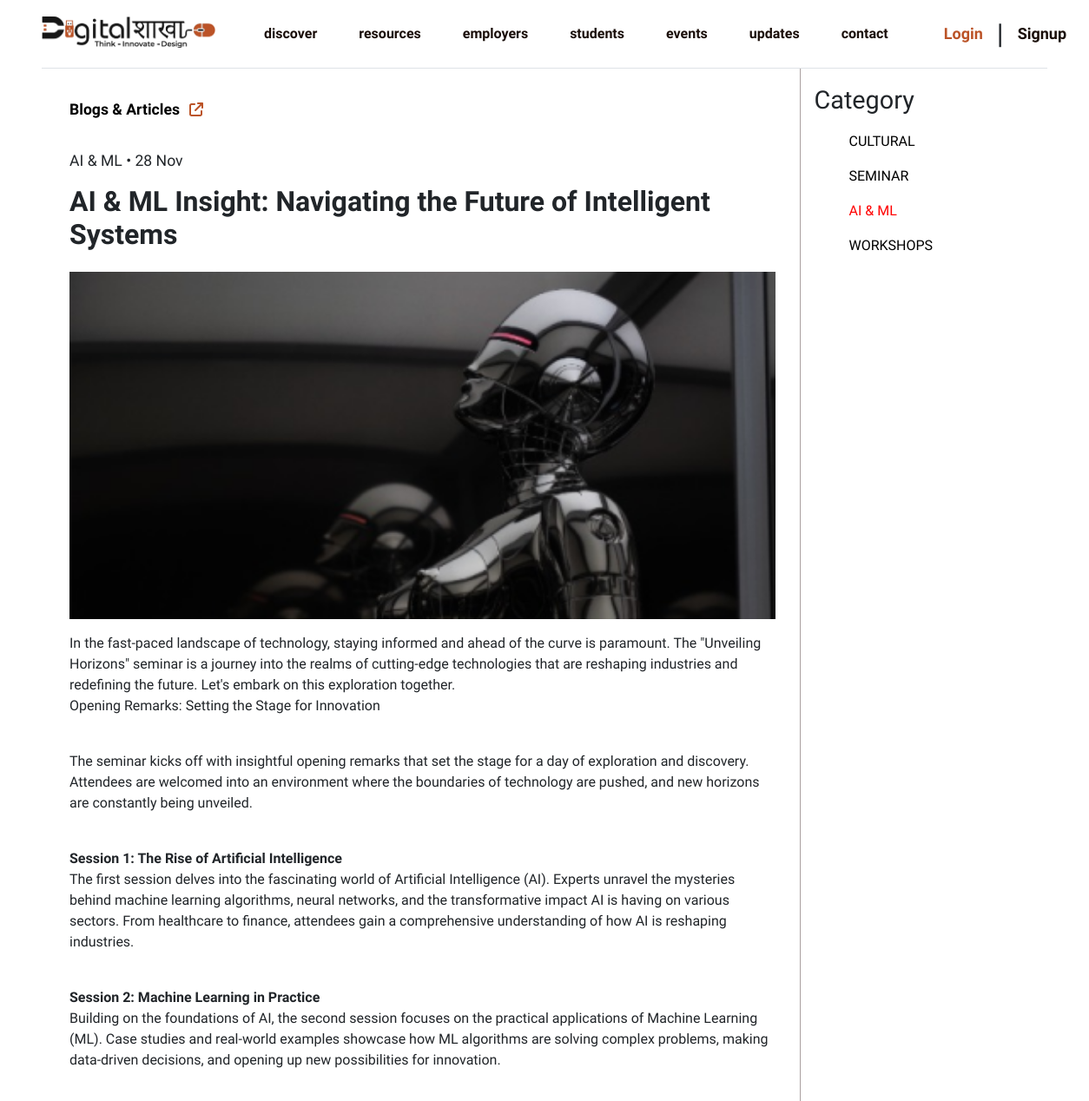
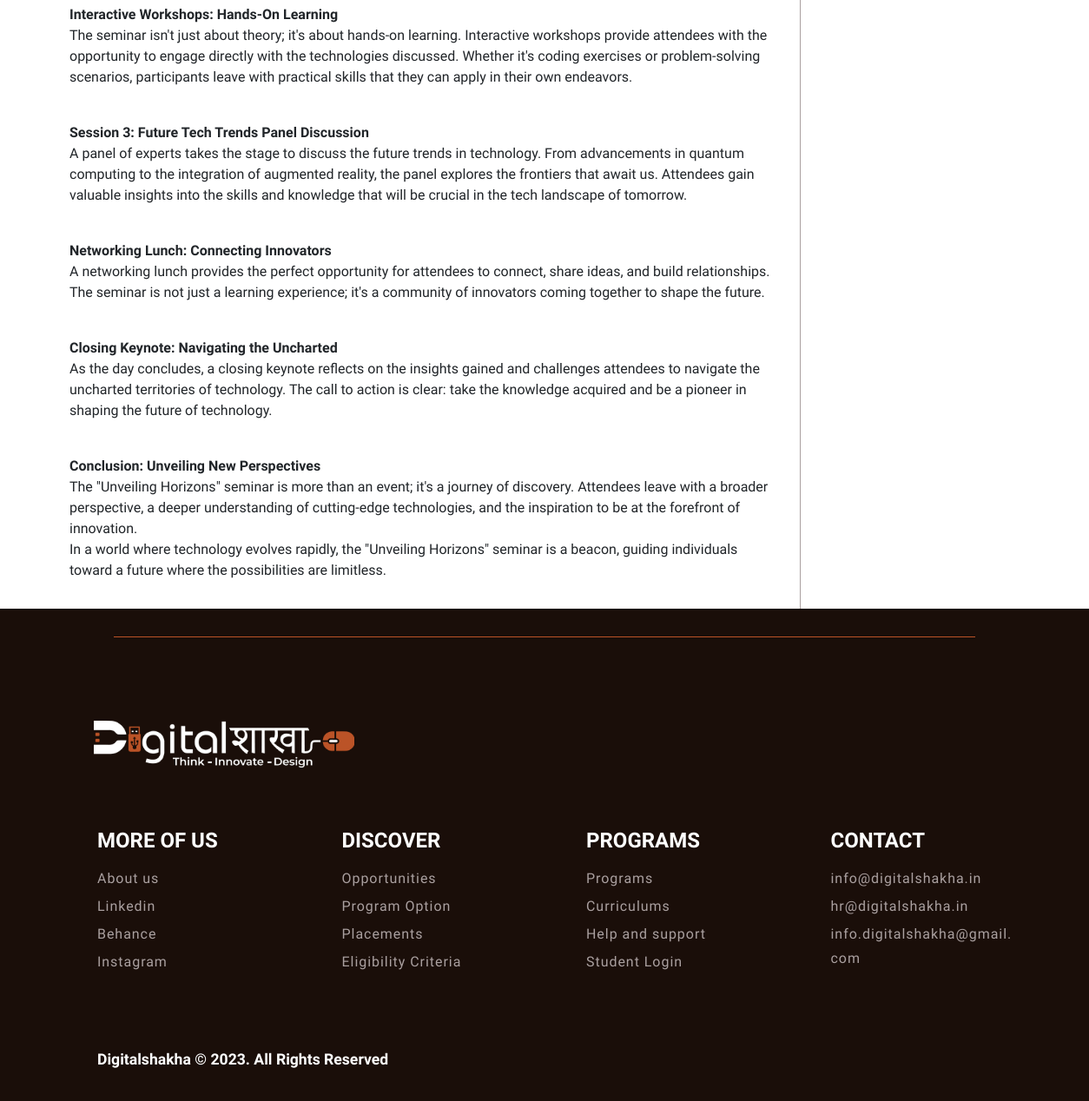
The app's page /blog_view.php?blog_id=3 with its own data (2 pictures, top to bottom).
### tables this page shows
CREATE TABLE `blog_tbl` (
  `blog_id` int(11) NOT NULL,
  `blog_name` varchar(100) NOT NULL,
  `blog_date` date NOT NULL,
  `blog_category` int(11) NOT NULL,
  `blog_description` mediumtext NOT NULL,
  `blog_image` varchar(100) NOT NULL,
  `blog_status` tinyint(4) NOT NULL DEFAULT 1,
  `created_at` timestamp NOT NULL DEFAULT current_timestamp(),
  `updated_at` timestamp NOT NULL DEFAULT current_timestamp() ON UPDATE current_timestamp(),
  `blog_mini_description` text NOT NULL
);

CREATE TABLE `blog_category_tbl` (
  `blog_category_id` int(11) NOT NULL,
  `blog_category_name` varchar(100) NOT NULL,
  `blog_category_status` tinyint(4) NOT NULL DEFAULT 1,
  `created_at` timestamp NOT NULL DEFAULT current_timestamp(),
  `updated_at` timestamp NOT NULL DEFAULT current_timestamp() ON UPDATE current_timestamp()
);

### blog_view.php (the view, shortened to what this page needs)
<?php require('./includes/header.php');
require('./admin/config/dbcon.php');
if (isset($_GET['blog_id'])) {
    $id = $_GET['blog_id'];
    $sql = "SELECT * FROM blog_tbl LEFT JOIN blog_category_tbl ON blog_tbl.blog_category = blog_category_tbl.blog_category_id  WHERE blog_id = '$id'";
    $sql_run = mysqli_query($con, $sql);
    if (mysqli_num_rows($sql_run) > 0) {
        $row = mysqli_fetch_assoc($sql_run);
        $timestamp = strtotime($row['blog_date']);
        $day = date('d', $timestamp);
        $month = date('M', $timestamp);
    }
}
?>
<section class="blog_view_1">
    <div class="container">
        <div class="row">
            <div class="col-md-9">
                <div class="heading">
                    <a href="./blog.php">Blogs & Articles<i class="fa-solid fa-arrow-up-right-from-square"></i></a>
                </div>
                <div class="head_text">
                    <p><?php if ($row['blog_category'] == $row['blog_category_id']) {
                            echo $row['blog_category_name'];
                        } ?> • <?= $day ?> <?= $month ?></p>
                    <h1><?= $row['blog_name'] ?></h1>
                </div>
                <div class="img">
                    <img src="./admin/blog_images/<?= $row['blog_image'] ?>" alt="">
                </div>
                <div class="text">
                    <div class="main_description mt-3">
                        <?= $row['blog_description'] ?>
                    </div>
                </div>
            </div>
            <div class="col-md-3">
                <div class="category">
                    <h1>Category</h1>
                    <ul>
                    <?php
                    $query = "SELECT * FROM blog_category_tbl where blog_category_status = 1";
                    $query_run = mysqli_query($con, $query);
                    if (mysqli_num_rows($query_run) > 0) {
                        foreach ($query_run as $data) {
                    ?>
                            <li><a href="./blog_category.php?cat_id=<?= $data['blog_category_id'] ?>" style="<?php if($row['blog_category'] == $data['blog_category_id']){echo "color:red;";}?>" ><?= $data['blog_category_name'] ?></a></li>
                    <?php
                        }
                    }
                    ?>
                    </ul>
                </div>
            </div>
        </div>
    </div>
</section>
<?php
require('./includes/footer.php');
require('./includes/end_html.php');
?>

### includes/header.php (shortened to what this page needs)
<!DOCTYPE php>
<head>
    <link rel="stylesheet" href="./bootstrap/css/bootstrap.css">
    <link rel="stylesheet" href="./assets/css/header.css">
    <link rel="stylesheet" href="./assets/css/index.css">
    <link rel="stylesheet" href="./assets/css/footer.css">
    <link rel="stylesheet" href="./assets/css/resources.css">
    <link rel="stylesheet" href="./assets/css/resumebuilding.css">
    <link rel="stylesheet" href="./assets/css/opportunities.css">
    <link rel="stylesheet" href="./assets/css/reset_password.css">
    <link rel="stylesheet" href="./assets/css/register.css">
    <link rel="stylesheet" href="./assets/css/explore_opportunities.css">
    <link rel="stylesheet" href="./assets/css/internship_resources.css">
    <link rel="stylesheet" href="./assets/css/events.css">
    <link rel="stylesheet" href="./assets/css/application.css">
    <link rel="stylesheet" href="./assets/css/blog.css">
    <link rel="stylesheet" href="./assets/css/blog_view.css">
    <link rel="stylesheet" href="./assets/css/news_letter.css">
    <link rel="stylesheet" href="./assets/css/schedule_interview.css">
    <link rel="stylesheet" href="./assets/css/program_option.css">
    <link rel="stylesheet" href="./assets/css/internship_track_0.css">
    <link rel="stylesheet" href="./assets/css/internship_track_1.css">
    <link rel="stylesheet" href="./assets/css/seasonal_placements.css">
    <link rel="stylesheet" href="./assets/css/placement_view.css">
    <link rel="stylesheet" href="./assets/css/eligibility_criteria.css">
    <link rel="stylesheet" href="./assets/css/program_view.css">
    <link rel="stylesheet" href="./assets/css/contact.css">
    <link rel="stylesheet" href="./assets/css/opportunities_view.css">
    <link rel="stylesheet" href="./assets/css/modals.css">
    <link rel="stylesheet" href="./assets/css/cover_letter.css">
    <link rel="stylesheet" href="./assets/css/interview_insights.css">
    <link rel="stylesheet" href="./assets/css/success_stories.css">
    <link rel="stylesheet" href="./assets/css/partner_with_us.css">
    <link rel="stylesheet" href="./assets/css/employee_contact.css">
    <link rel="stylesheet" href="./assets/css/application_success.css">
    <link rel="stylesheet" href="./assets/css/error.css">
    <link rel="stylesheet" href="./assets/css/about.css">
    <link rel="stylesheet" href="./assets/fontawesome-free-6.4.2-web/css/all.css">
    <link rel="stylesheet" href="./assets/splide-4.1.3/dist/css/splide.min.css">
    <link rel="stylesheet" href="./assets/css/preloading/effect.css">
    <link rel="stylesheet" href="./sweetalert2/sweetalert2.min.css">
    <link rel="stylesheet" href="./assets/OwlCarousel2/dist/assets/owl.carousel.css">
    <link rel="stylesheet" href="./assets/OwlCarousel2/dist/assets/owl.theme.default.css">
</head>
<body>
    <header class="header">
        <div class="header-inner">
            <div class="container-fluid px-lg-5">
                <nav class="navbar navbar-expand-lg border-bottom my-navbar">
                    <a class="navbar-brand" href="index.php">
                        <img src="./assets/images/digital_logo.png" class="logo1">
                    </a>
                    <div class="collapse navbar-collapse navbar_mobile" id="navbarSupportedContent">
                        <ul class="navbar-nav m-auto ps-3">
                            <li class="nav-item drop-list">
                                <a class="nav-link nav-after-effect hover-link" href="./index.php" id="header_link_home">
                                    discover
                                </a>
                            </li>
                            <li class="nav-item drop-list">
                                <a class="nav-link nav-after-effect hover-link" href="./resources.php" id="">resources</a>
                            </li>
                            <li class="nav-item drop-list">
                                <a class="nav-link nav-after-effect hover-link" href="#!" id="">employers</a>
                            </li>
                            <li class="nav-item drop-list">
                                <a class="nav-link hover-link nav-after-effect" href="#!" id="">students</a>
                            </li>
                            <li class="nav-item drop-list">
                                <a class="nav-link nav-after-effect hover-link" href="#!" id="">events</a>
                            </li>
                            <li class="nav-item drop-list">
                                <a class="nav-link nav-after-effect hover-link" href="#!" id="">updates</a>
                            </li>
                            <li class="nav-item list-group-item">
                                <a class="nav-link nav-after-effect" href="./contact.php" id="">
                                    contact
                                </a>
                            </li>
                            <li class="nav-item list-group-item padding2">
                                <?php
                                if (!isset($_SESSION['std_auth']) || !$_SESSION['std_auth'] && !isset($_SESSION['std_auth_user']['user_name']) || !$_SESSION['std_auth_user']['user_name']) {
                                ?>
                                    <div class="btns">
                                        <a class="login_popup">Login</a>
                                        <span>|</span>
                                        <a class="signup_popup">Signup</a>
                                    </div>
                                <?php
                                }
                                ?>
                            </li>
                        </ul>
                    </div>
                </nav>
            </div>
        </div>
    </header>

### includes/footer.php
<footer>
        <div class="container">
            <p class="line"></p>
            <div class="footer_img">
                <a href="./index.php"><img src="./assets/images/digital_logo_2.png" alt="DigitalShakha"></a>
            </div>
            <div class="row">
                <div class="col-md-3">
                    <div class="link_box">
                        <ul>
                            <li>
                                <h5>MORE OF US</h5>
                            </li>
                            <li><a href="./about.php">About us</a></li>
                            <li><a href="https://www.linkedin.com/company/digitalshakha/">Linkedin</a></li>
                            <li><a href="https://www.behance.net/digitalshakha_?tracking_source=search_projects|digitalshakha">Behance</a></li>
                            <li><a href="https://www.instagram.com/digitalshakha_/?utm_source=ig_web_button_share_sheet&igshid=ZDNlZDc0MzIxNw==">Instagram</a></li>
                        </ul>
                    </div>
                </div>
                <div class="col-md-3">
                    <div class="link_box">
                        <ul>
                            <li>
                                <h5>DISCOVER</h5>
                            </li>
                            <li><a href="./opportunities.php">Opportunities</a></li>
                            <li><a href="./program_option.php">Program Option</a></li>
                            <li><a href="./seasonal_placements.php">Placements</a></li>
                            <li><a href="./eligibility_criteria.php">Eligibility Criteria</a></li>
                        </ul>
                    </div>
                </div>
                <div class="col-md-3">
                    <div class="link_box">
                        <ul>
                            <li>
                                <h5>PROGRAMS</h5>
                            </li>
                            <li><a href="./program_option.php">Programs</a></li>
                            <li><a href="#!">Curriculums</a></li>
                            <li><a href="./contact.php">Help and support</a></li>
                            <li><a href="#!">Student Login</a></li>
                        </ul>
                    </div>
                </div>
                <div class="col-md-3">
                    <div class="link_box">
                        <ul>
                            <li>
                                <h5>CONTACT</h5>
                            </li>
                            <li><a href="mailto:info@digitalshakha.in">info@digitalshakha.in</a></li>
                            <li><a href="mailto:hr@digitalshakha.in">hr@digitalshakha.in</a></li>
                            <li><a href="mailto:info.digitalshakha@gmail.com">info.digitalshakha@gmail.com</a></li>
                        </ul>
                    </div>
                </div>
                <div class="col-md-12 footer_copyright">
                    <p>
                        <a href="#!">Digitalshakha</a> © 2023. All Rights Reserved
                    </p>
                </div>
            </div>
        </div>
    </footer>

### includes/end_html.php
</body>
</html>

### assets/css/header.css (style rules this page uses)
body { font-family: 'Urbanist', sans-serif; }
@media only screen and (min-width:1200px) { .nav-item>.nav-link { padding: 5px 20px !important; display: block !important; } }
.header { position: relative; width: 100%; z-index: 99; }
.header .navbar-brand img { max-width: 200px; margin: -3px 0px 0px 0px; }
.header-inner { width: 100%; z-index: 999; }
.padding2 { padding-left: 1.5rem; }
.nav-item .nav-link { display: inline-block; line-height: 36px; font-size: 16px; font-weight: 600; color: #1A0E09; transition: 0.15s ease; padding: 0.8rem 1.5rem !important; }
.nav-item { position: relative; }
.nav-item .nav-after-effect::after { content: ''; margin: auto; transition: 0.5s; position: absolute; right: 3%; top: 31px; transform: translate(-50%, -50%); height: 10px; border-radius: 50%; background-color: #BB5327; width: 0; }
.nav-item .btns { display: flex; width: 100%; height: 100%; align-items: center; }
.nav-item .btns span { font-size: 2rem; font-weight: 300; }
.nav-item .btns a { margin: 0; display: inline-block; font-size: 18px; font-weight: 600; color: #BB5327; transition: 0.15s ease; padding: 0.8rem 1rem !important; cursor: pointer; }
.nav-item .btns a:last-child { color: #1A0E09; }
.drop-list { position: relative; }
.drop-list .hover-link { position: relative; }
.list-group-item { position: relative; }
.list-group-item a { text-decoration: none; display: block; color: #000; }

### assets/css/footer.css (style rules this page uses)
footer { padding: 2rem 4rem; background-color: #1A0E09; color: #fff; }
.line { border-top: 1.5px solid #BB5327; width: 90%; margin: auto; padding:3rem 0; }
footer .footer_img { margin-bottom: 3rem; padding-left: 2rem; }
footer .footer_img a img { width: 100%; max-width: 300px; }
footer .col-md-3 { padding: 1rem; }
footer .link_box { position: relative; }
footer .link_box ul { list-style: none; }
footer .link_box ul li:first-child { padding: 0; }
footer .link_box li h5 { color: #fff; font-size: 1.5rem; line-height: 40px; font-weight: 700; }
footer .link_box li a { text-decoration: none; color: #AAA0A0; font-size: 1rem; font-weight: 500; line-height: 32px; word-wrap: break-word; letter-spacing: 0.96px; }
footer .footer_copyright { padding: 0 3rem; text-align: left; padding-top: 3rem; }
footer .footer_copyright p { font-size: 1.1rem; color: #fff; font-weight: 600; margin: 0; line-height: 32px; }
footer .footer_copyright p a { color: #fff; text-decoration: none; }

### assets/css/blog_view.css (style rules this page uses)
.blog_view_1 { padding: 0rem 4rem 0rem 4rem; }
.blog_view_1 .heading { padding: 1rem 0 }
.blog_view_1 .heading a { text-decoration: none; font-size: 1.1rem; line-height: 30px; font-weight: 600; color: #000; }
.blog_view_1 .heading a svg { color: #BB5327; margin-left: 0.7rem; font-size: 1rem; }
.blog_view_1 .col-md-9 { padding: 1rem; }
.blog_view_1 .col-md-9 .head_text { padding: 1rem 0; }
.blog_view_1 .col-md-9 .head_text p { font-size: 1.1rem; font-weight: 500; line-height: 24px; }
.blog_view_1 .col-md-9 .head_text h1 { font-size: 2rem; font-weight: 600; line-height: 38px; }
.blog_view_1 .col-md-9 .img { width: 100%; height: 100%; max-height: 400px; }
.blog_view_1 .col-md-9 .img img { width: 100%; height: 100%; }
.blog_view_1 .col-md-3 .category { border-left: 1px solid #AAA0A0; padding: 1rem; width: 100%; height: 100%; }
.blog_view_1 .col-md-3 .category h1 { font-size: 1.8rem; font-weight: 500; line-height: 40px; }
.blog_view_1 .col-md-3 .category ul { list-style: none; }
.blog_view_1 .col-md-3 .category ul li { padding: 0.5rem; }
.blog_view_1 .col-md-3 .category ul li a { text-decoration: none; color: #000; font-size: 1rem; line-height: 24px; }

### records on screen
blog_tbl: blog_category_tbl.blog_category_name "AI & ML", blog_date "28", blog_date "Nov", blog_name "AI & ML Insight: Navigating the Future of Intelligent Systems", blog_image (picture), blog_description "In the fast-paced landscape of technology, staying informed and ahead of the curve is paramount. The \"Unveiling Horizons\" seminar is a journey into the realms of cutting-edge technologies that are reshaping industries and redefining the future. Let's embark on this exploration together. Opening Remarks: Setting the Stage for Innovation The seminar kicks off with insightful opening remarks that set the stage for a day of exploration and discovery. Attendees are welcomed into an environment where the boundaries of technology are pushed, and new horizons are constantly being unveiled. Session 1: The Rise of Artificial Intelligence The first session delves into the fascinating world of…"
blog_category_tbl: blog_category_name "CULTURAL"
blog_category_tbl: blog_category_name "SEMINAR"
blog_category_tbl: blog_category_name "AI & ML"
blog_category_tbl: blog_category_name "WORKSHOPS"
